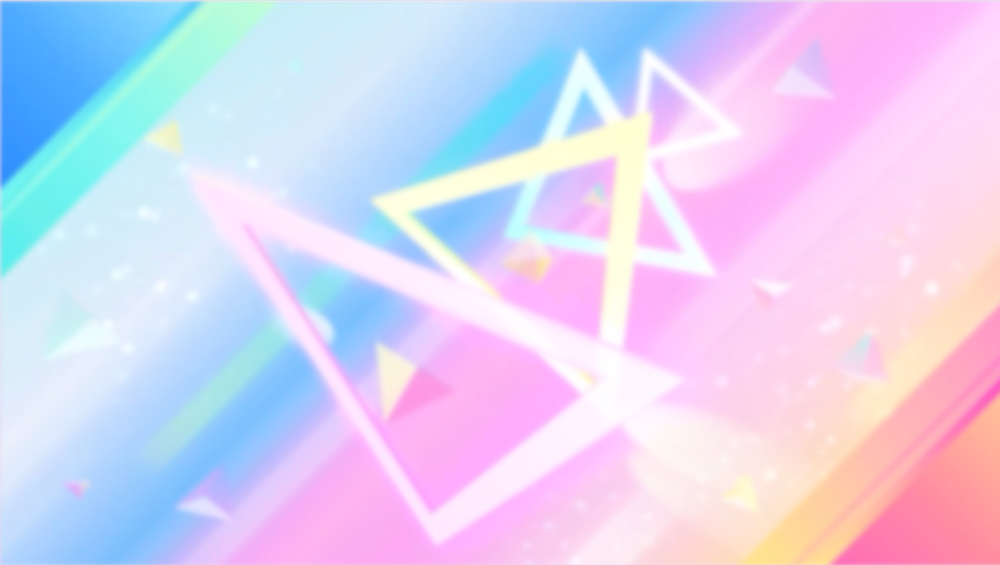
#> input picture src/chunithm/bg_lmnp.png, 1000 x 565 px, shrunk from 2878 x 1626 before the run, found by its file name
$ python gaussian_blur.py
#> lines starting #> are read from the running program, lines starting #| are printed output that depends on the picture
import cv2

image = cv2.imread('./src/chunithm/bg_lmnp.png')
#> image is the input picture: shape (565, 1000, 3); mean B, G, R 241.3, 211.5, 219.5

blur = cv2.blur(image, (100, 100))
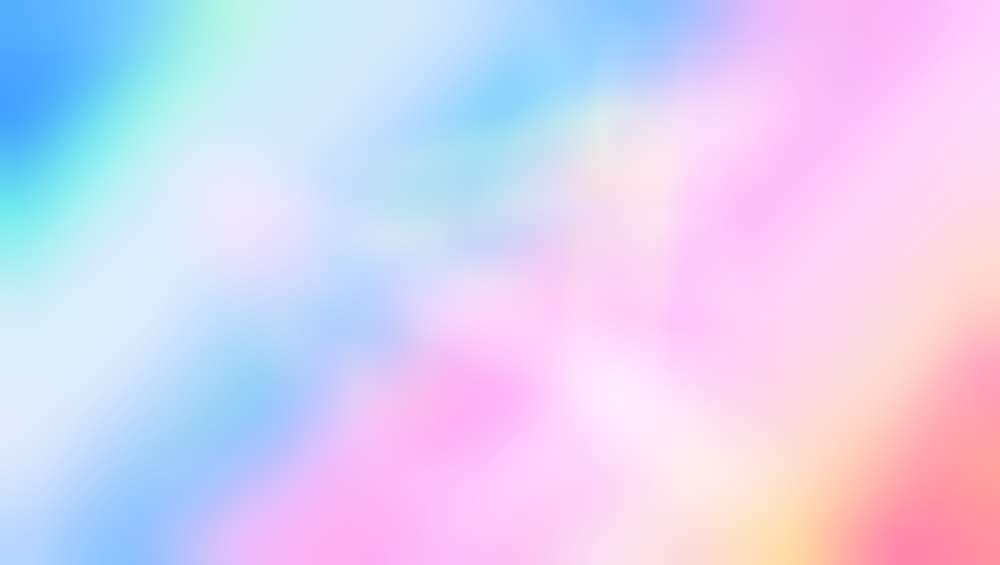
#> blur: shape (565, 1000, 3); mean B, G, R 241.4, 211.5, 219.3

cv2.imwrite("./src/chunithm/background.png", blur)

$ run again, with src/chunithm/bg_chara_rainbow.png copied over src/chunithm/bg_lmnp.png
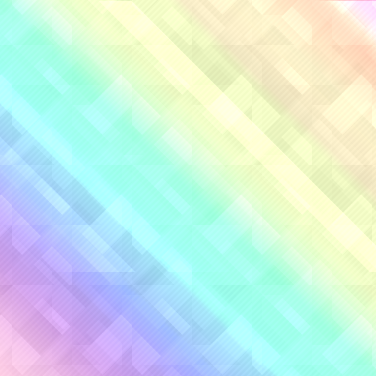
#> input picture src/chunithm/bg_chara_rainbow.png, 376 x 376 px, found by its file name
#> image is the input picture: shape (376, 376, 3); mean B, G, R 226.4, 235.4, 205.6
#> `blur = cv2.blur(image, (100, 100))`:
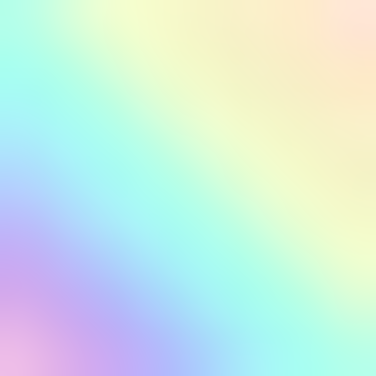
#> blur: shape (376, 376, 3); mean B, G, R 226.4, 235.5, 205.6

$ run again, with src/chunithm/bg_lmn.png copied over src/chunithm/bg_lmnp.png
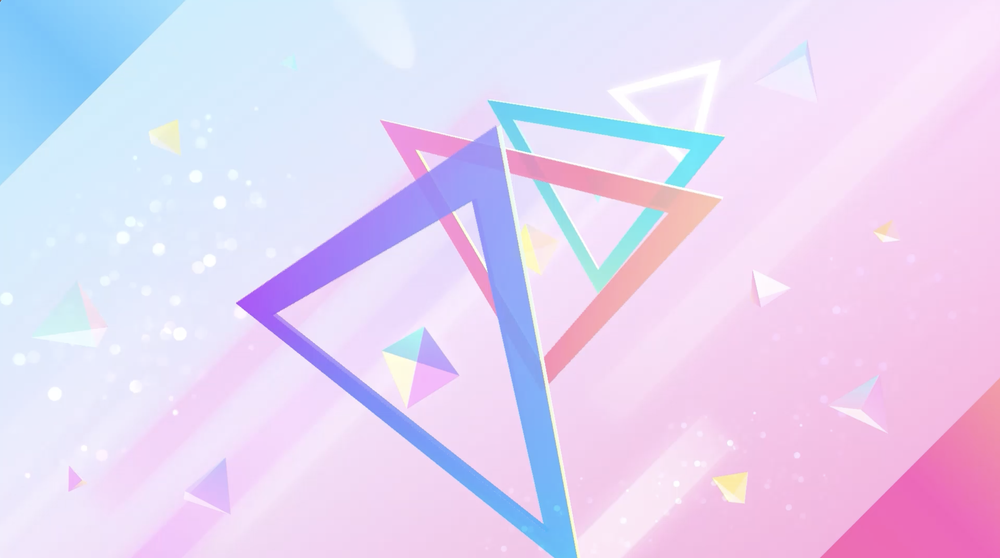
#> input picture src/chunithm/bg_lmn.png, 1000 x 558 px, shrunk from 2528 x 1410 before the run, found by its file name
#> image is the input picture: shape (558, 1000, 3); mean B, G, R 243, 213.4, 227.7
#> `blur = cv2.blur(image, (100, 100))`:
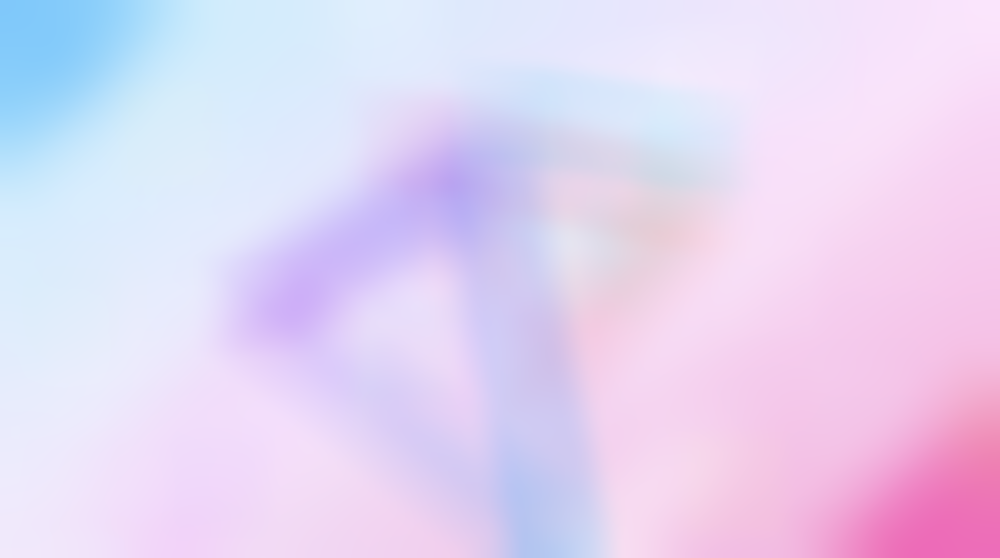
#> blur: shape (558, 1000, 3); mean B, G, R 243, 213.5, 227.7
